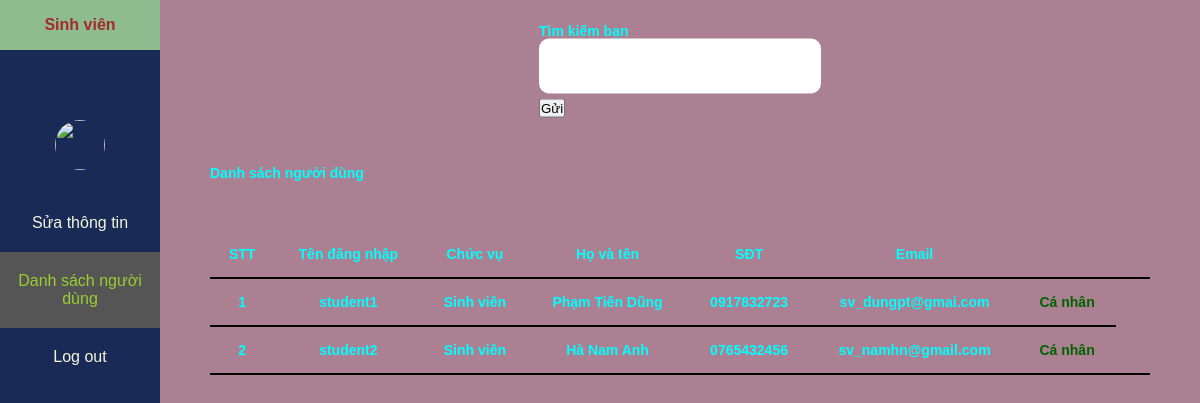
The app's page /student/ds_user.php?code=2 with its own data.
### tables this page shows
CREATE TABLE `sv` (
  `id` varchar(100) NOT NULL,
  `username` varchar(100) NOT NULL,
  `pass` varchar(100) NOT NULL,
  `code` int NOT NULL,
  `name` varchar(100) NOT NULL,
  `SDT` varchar(100) NOT NULL,
  `email` varchar(100) NOT NULL,
  `avatar` varchar(100) NOT NULL
);

### student/ds_user.php (the view, shortened to what this page needs)
<?php
include("../connectSQL.php");
$student_list = "";
$avatar = $_SESSION["avatar"];
if (isset($_POST["tk"]) and !empty($_POST["tk"])) {
    $code1 = '%' . (string)$_POST["tk"] . '%';
    $sql = "SELECT * FROM sv where username like '$code1' and code = 2";
    $sql_test = "SELECT * FROM sv where name like '$code1' and code = 2";
} else if (isset($_GET["code"]) and !empty($_GET["code"])) {
    $code = (string)$_GET["code"];
    $sql = "SELECT * FROM sv where code = $code";
}
$id_user = $_SESSION["id"];
$result = $conn->query($sql);
$dem = 0;
while ($row = $result->fetch_array(MYSQLI_NUM)) {
    $dem++;
    $student_list .= "<tr>";
    $student_list .= "<th>" . $dem . "</th>";
    $student_list .= "<th>" . $row[1] . "</th>";
    if ($row[3] == 1) {
        $student_list .= "<th> Giáo viên </th>";
    } else {
        $student_list .= "<th> Sinh viên </th>";
    }
    $student_list .= "<th>" . $row[4] . "</th>";
    $student_list .= "<th>" . $row[5] . "</th>";
    $student_list .= "<th>" . $row[6] . "</th>";
    if ($id_user != $row[0]) {
        $student_list .= "<th> <a class='link' href='info_user.php?idguest=" . $row[0] . "'> Cá nhân </a> </th>";
    } else {
        $student_list .= "<th></th>";
    }
    $student_list .= "</tr>";
}
?>
<!DOCTYPE html>
<html lang="en">
<head>
    <link rel="stylesheet" href="student.css">
</head>
<body class="conf">
    <div class="sidebar">
        <div class="code">Sinh viên</div>
        <ul class="menu">
            <li>
                <a href="student.php"> <img class="avatar" src="<?php echo $avatar ?>"><?php echo "<div>" . $_SESSION["username"] . "</div>"; ?> </a>
            </li>
            <li>
                <a href="doi_thongtin.php">Sửa thông tin</a>
            </li>
            <li>
                <a href="ds_user.php?code=2" class="chon">Danh sách người dùng</a>
            </li>
            <li>
                <a href="../logout.php">Log out</a>
            </li>
        </ul>
    </div>
    <div class="content">
        <div>
            <form method="POST">
                <div style="margin-top: 20px;">Tìm kiếm bạn</div>
                <input type="text" name="tk">
                <button>Gửi</button>
            </form>
        </div>
        <div class="title"><?php $text = empty($_POST['tk']) ? '<div>Danh sách người dùng</div>' : '<span>' . "Tìm kiếm: " . $tk . ' </span>';
                            echo $text; ?></div>
        <div class="students-list">
            <table>
                <tr>
                    <th>STT</th>
                    <th>Tên đăng nhập</th>
                    <th>Chức vụ</th>
                    <th>Họ và tên</th>
                    <th>SĐT</th>
                    <th>Email</th>
                    <th></th>
                    <th></th>
                </tr>
                <?php
                echo $student_list;
                ?>
            </table>
        </div>
    </div>
</body>
</html>

### student/student.css (style rules this page uses)
* { margin: 0; padding: 0; font-family: sans-serif; }
.avatar { width: 50px; height: 50px; border-radius: 50%; }
.code { height: 50px; display: flex; align-items: center; justify-content: center; background-color: darkseagreen; font-weight: 600; color: brown; }
.conf { background-repeat: no-repeat; background-size: cover; background-image: url("https://mega.com.vn/media/news/0106_hinh-nen-4k-may-tinh14.jpg"); }
.sidebar { height: 100%; width: 160px; position: fixed; z-index: 1; top: 0; left: 0; background-color: #192a56; overflow-x: hidden; font-size: 16px; }
.link { color: darkgreen; text-decoration: none; }
.sidebar .menu { margin-top: 50px; }
.sidebar .menu li { list-style-type: none; }
.chon { background-color: #555!important; color: yellowgreen!important; }
.sidebar .menu li a { display: block; padding: 20px 0; text-decoration: none; color: beige; text-align: center; }
.content, .con { margin-left: 160px; padding: 50px; box-sizing: border-box; font-size: 14px; height: 100vh; background: rgba(88, 2, 38, 0.5); box-sizing: border-box; color:cyan; font-weight: 600; }
.content form { width: 30%; position: relative; left: 50%; top: 50%; transform: translate(-50%, -50%); }
.content input[type="text"], .content input[type="password"] { display: block; width: 100%; border: none; border-radius: 10px; padding: 20px; box-sizing: border-box; margin-bottom: 5px; }
.content table { width: 100%; position: relative; top: 50px; }
.content table, th, td { border-bottom: 2px solid black; border-collapse: collapse; background: none; padding: 15px; }

### records on screen
sv: username "student1", code "Sinh viên", name "Phạm Tiến Dũng", SDT "0917832723", email "sv_dungpt@gmai.com"
sv: username "student2", code "Sinh viên", name "Hà Nam Anh", SDT "0765432456", email "sv_namhn@gmail.com"
